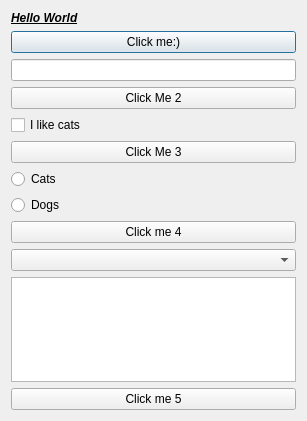
<?xml version="1.0" encoding="UTF-8"?>
<ui version="4.0">
 <class>Dialog</class>
 <widget class="QDialog" name="Dialog">
  <property name="geometry">
   <rect>
    <x>0</x>
    <y>0</y>
    <width>307</width>
    <height>421</height>
   </rect>
  </property>
  <property name="windowTitle">
   <string>Dialog</string>
  </property>
  <layout class="QVBoxLayout" name="verticalLayout_2">
   <item>
    <widget class="QLabel" name="label">
     <property name="text">
      <string>&lt;html&gt;&lt;head/&gt;&lt;body&gt;&lt;p&gt;&lt;span style=&quot; font-weight:700; font-style:italic; text-decoration: underline;&quot;&gt;Hello World&lt;/span&gt;&lt;/p&gt;&lt;/body&gt;&lt;/html&gt;</string>
     </property>
    </widget>
   </item>
   <item>
    <widget class="QPushButton" name="pushButton">
     <property name="text">
      <string>Click me:)</string>
     </property>
    </widget>
   </item>
   <item>
    <widget class="QLineEdit" name="lineEdit">
     <property name="echoMode">
      <enum>QLineEdit::Password</enum>
     </property>
    </widget>
   </item>
   <item>
    <widget class="QPushButton" name="pushButton_2">
     <property name="text">
      <string>Click Me 2</string>
     </property>
    </widget>
   </item>
   <item>
    <widget class="QCheckBox" name="checkBox">
     <property name="text">
      <string>I like cats</string>
     </property>
    </widget>
   </item>
   <item>
    <widget class="QPushButton" name="pushButton_3">
     <property name="text">
      <string>Click Me 3</string>
     </property>
    </widget>
   </item>
   <item>
    <layout class="QVBoxLayout" name="verticalLayout">
     <item>
      <widget class="QRadioButton" name="radioButton1">
       <property name="text">
        <string>Cats</string>
       </property>
      </widget>
     </item>
     <item>
      <widget class="QRadioButton" name="radioButton2">
       <property name="text">
        <string>Dogs</string>
       </property>
      </widget>
     </item>
    </layout>
   </item>
   <item>
    <widget class="QPushButton" name="pushButton_4">
     <property name="text">
      <string>Click me 4</string>
     </property>
    </widget>
   </item>
   <item>
    <widget class="QComboBox" name="comboBox"/>
   </item>
   <item>
    <widget class="QListWidget" name="listWidget"/>
   </item>
   <item>
    <widget class="QPushButton" name="pushButton_5">
     <property name="text">
      <string>Click me 5</string>
     </property>
    </widget>
   </item>
  </layout>
 </widget>
 <resources/>
 <connections/>
</ui>
